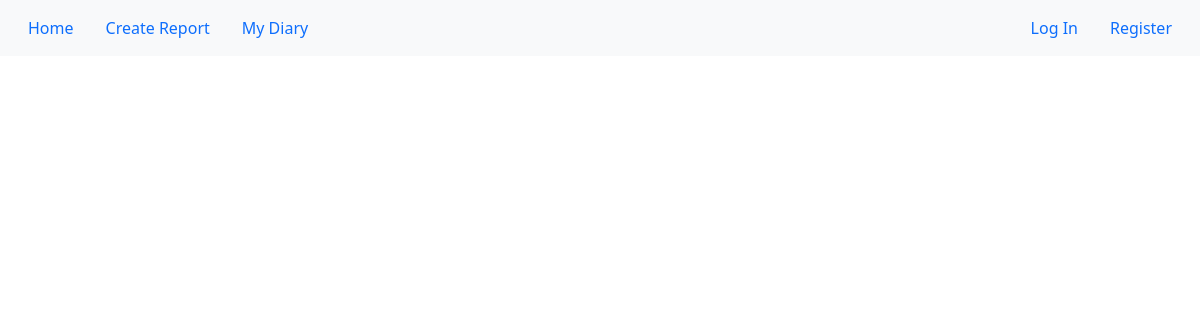
Before: /user/posts/4 with the older database file.
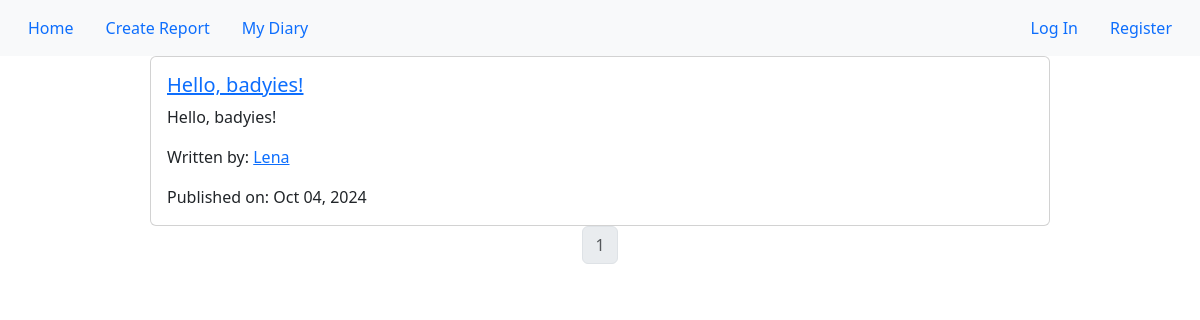
After: the same page with the newer database file.
### compro/models.py (models this page shows, shortened)
class Blogs(db.Model):
    __tablename__ = 'blogs'
    id = db.Column(db.Integer, primary_key=True)
    title = db.Column(db.String(128), nullable=False)
    content = db.Column(db.Text, nullable=False)
    posted_date = db.Column(db.DateTime, default = datetime.utcnow())
    author_id = db.Column(db.Integer, db.ForeignKey('users.id'), nullable=False)

class Users (db.Model, UserMixin):
     __tablename__ = 'users'
     id = db.Column(db.Integer, primary_key=True)
     username = db.Column(db.String(64), nullable = False)
     email = db.Column(db.String(128), nullable=True, index=True, unique=True)
     hash_password = db.Column(db.String(128))
     profile_photo_path = db.Column(db.String(), default='default.jpg')
     post = db.relationship('Blogs', backref='author', lazy='dynamic')

### compro/users/views.py (the view)
@users_bp.route('/user/posts/<user_id>')
def user_posts(user_id):
    user = Users.query.get(user_id)
    page = request.args.get('page', 1, type=int)
    posts = Blogs.query.filter_by(author=user).order_by(Blogs.posted_date.desc()).paginate(page=page,per_page=3)
    return render_template('user_posts.html',posts=posts,page=page,user=user)

### compro/users/templates/user_posts.html
{% extends 'base.html' %}
{% block content %}
    {% for post in posts.items %}
        <div align="center">
        <div class="card w-75 text-start">
            <div class="card-body">
                <h5 class="card-title"><a href="{{ url_for('blog.read_post',post_id=post.id) }}">{{ post.title }}</a> </h5>
                <p class="card-text">{{ post.title }}</p>
                <p class="card-text">Written by: <a href="{{ url_for('users.user_posts',user_id=post.author.id) }}" class="card-lnk">{{ post.author.username }}</a></p>
                <p class="card-text">Published on: {{ post.posted_date.strftime('%b %d, %Y') }}</p>
            </div>
        </div>
        </div>
    {% endfor %}
    <nav aria-label="Page navigation">
    <ul class="pagination justify-content-center">
    {% for page_num in posts.iter_pages(left_edge=2, left_current=2, right_current=4, right_edge=2) %}
        {% if page_num == page %}
             <li class="page-item disabled">
              <a class="page-link">{{ page_num }}</a>
            </li>
        {% elif page_num == None %}
             <li class="page-item">
              <a class="page-link">...</a>
            </li>
        {% else %}
            <li class="page-item">
                <a class="page-link" href="{{ url_for('users.user_posts',user_id=user.id,page=page_num) }}">{{ page_num }}</a>
            </li>
        {% endif %}
    {% endfor %}
    </ul>
    </nav>
{% endblock %}

Changed rows visible on the page:
added Blogs: title "Hello, badyies!", author.username "Lena", posted_date "Oct 04, 2024"
Other visible differences:
new list line: "1"
